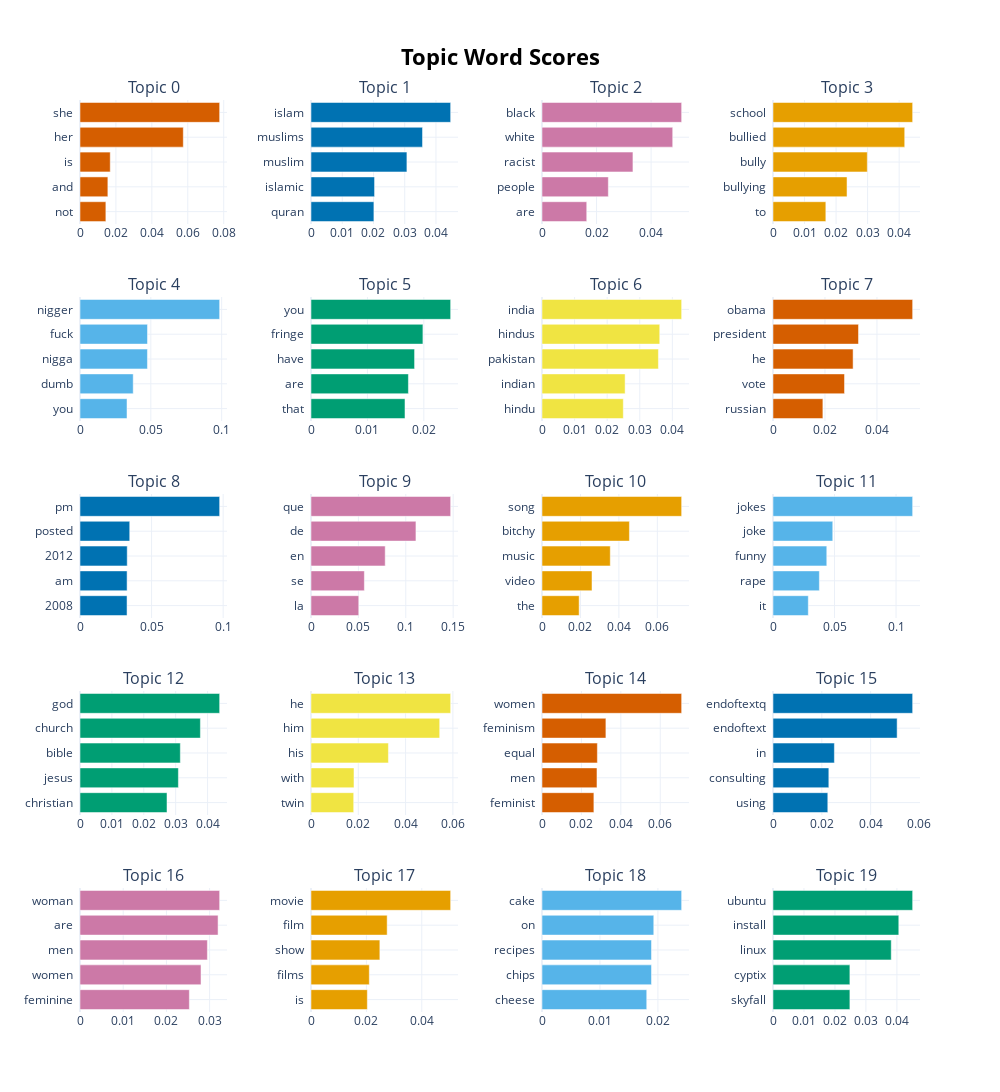

The cell this chart's notebook holds for it:
### Code cell
cleaned_topic_model.visualize_barchart(top_n_topics=20)

### Figure 1 — Plotly figure (JSON) as saved in the notebook; plotly's stock layout.template omitted (floating-point values rounded to 4 significant figures)
{"data": [{"marker": {"color": "#D55E00"}, "orientation": "h", "type": "bar", "x": [0.0144, 0.01551, 0.01684, 0.0575, 0.07774], "xaxis": "x", "y": ["not  ", "and  ", "is  ", "her  ", "she  "], "yaxis": "y"}, {"marker": {"color": "#0072B2"}, "orientation": "h", "type": "bar", "x": [0.02013, 0.02034, 0.0307, 0.03569, 0.0447], "xaxis": "x2", "y": ["quran  ", "islamic  ", "muslim  ", "muslims  ", "islam  "], "yaxis": "y2"}, {"marker": {"color": "#CC79A7"}, "orientation": "h", "type": "bar", "x": [0.0164, 0.02432, 0.03334, 0.04793, 0.05121], "xaxis": "x3", "y": ["are  ", "people  ", "racist  ", "white  ", "black  "], "yaxis": "y3"}, {"marker": {"color": "#E69F00"}, "orientation": "h", "type": "bar", "x": [0.01676, 0.02348, 0.02991, 0.04177, 0.04429], "xaxis": "x4", "y": ["to  ", "bullying  ", "bully  ", "bullied  ", "school  "], "yaxis": "y4"}, {"marker": {"color": "#56B4E9"}, "orientation": "h", "type": "bar", "x": [0.03318, 0.03756, 0.0476, 0.04764, 0.09858], "xaxis": "x5", "y": ["you  ", "dumb  ", "nigga  ", "fuck  ", "nigger  "], "yaxis": "y5"}, {"marker": {"color": "#009E73"}, "orientation": "h", "type": "bar", "x": [0.01666, 0.01727, 0.01836, 0.01984, 0.02475], "xaxis": "x6", "y": ["that  ", "are  ", "have  ", "fringe  ", "you  "], "yaxis": "y6"}, {"marker": {"color": "#F0E442"}, "orientation": "h", "type": "bar", "x": [0.02495, 0.02551, 0.03573, 0.03613, 0.04286], "xaxis": "x7", "y": ["hindu  ", "indian  ", "pakistan  ", "hindus  ", "india  "], "yaxis": "y7"}, {"marker": {"color": "#D55E00"}, "orientation": "h", "type": "bar", "x": [0.0192, 0.02752, 0.03083, 0.03291, 0.05374], "xaxis": "x8", "y": ["russian  ", "vote  ", "he  ", "president  ", "obama  "], "yaxis": "y8"}, {"marker": {"color": "#0072B2"}, "orientation": "h", "type": "bar", "x": [0.03286, 0.03289, 0.03298, 0.03474, 0.09754], "xaxis": "x9", "y": ["2008  ", "am  ", "2012  ", "posted  ", "pm  "], "yaxis": "y9"}, {"marker": {"color": "#CC79A7"}, "orientation": "h", "type": "bar", "x": [0.05039, 0.05631, 0.07829, 0.1107, 0.1474], "xaxis": "x10", "y": ["la  ", "se  ", "en  ", "de  ", "que  "], "yaxis": "y10"}, {"marker": {"color": "#E69F00"}, "orientation": "h", "type": "bar", "x": [0.01933, 0.02601, 0.03552, 0.04548, 0.07265], "xaxis": "x11", "y": ["the  ", "video  ", "music  ", "bitchy  ", "song  "], "yaxis": "y11"}, {"marker": {"color": "#56B4E9"}, "orientation": "h", "type": "bar", "x": [0.02869, 0.03768, 0.0437, 0.04856, 0.1135], "xaxis": "x12", "y": ["it  ", "rape  ", "funny  ", "joke  ", "jokes  "], "yaxis": "y12"}, {"marker": {"color": "#009E73"}, "orientation": "h", "type": "bar", "x": [0.02728, 0.03085, 0.03146, 0.03775, 0.04379], "xaxis": "x13", "y": ["christian  ", "jesus  ", "bible  ", "church  ", "god  "], "yaxis": "y13"}, {"marker": {"color": "#F0E442"}, "orientation": "h", "type": "bar", "x": [0.01806, 0.01818, 0.03274, 0.05442, 0.05905], "xaxis": "x14", "y": ["twin  ", "with  ", "his  ", "him  ", "he  "], "yaxis": "y14"}, {"marker": {"color": "#D55E00"}, "orientation": "h", "type": "bar", "x": [0.02633, 0.0279, 0.02809, 0.03242, 0.07085], "xaxis": "x15", "y": ["feminist  ", "men  ", "equal  ", "feminism  ", "women  "], "yaxis": "y15"}, {"marker": {"color": "#0072B2"}, "orientation": "h", "type": "bar", "x": [0.02245, 0.02287, 0.02515, 0.05086, 0.05721], "xaxis": "x16", "y": ["using  ", "consulting  ", "in  ", "endoftext  ", "endoftextq  "], "yaxis": "y16"}, {"marker": {"color": "#CC79A7"}, "orientation": "h", "type": "bar", "x": [0.02531, 0.02801, 0.02949, 0.03196, 0.03232], "xaxis": "x17", "y": ["feminine  ", "women  ", "men  ", "are  ", "woman  "], "yaxis": "y17"}, {"marker": {"color": "#E69F00"}, "orientation": "h", "type": "bar", "x": [0.02034, 0.02106, 0.02486, 0.0275, 0.05043], "xaxis": "x18", "y": ["is  ", "films  ", "show  ", "film  ", "movie  "], "yaxis": "y18"}, {"marker": {"color": "#56B4E9"}, "orientation": "h", "type": "bar", "x": [0.01807, 0.0189, 0.0189, 0.01929, 0.0241], "xaxis": "x19", "y": ["cheese  ", "chips  ", "recipes  ", "on  ", "cake  "], "yaxis": "y19"}, {"marker": {"color": "#009E73"}, "orientation": "h", "type": "bar", "x": [0.02482, 0.02482, 0.03817, 0.04061, 0.04508], "xaxis": "x20", "y": ["skyfall  ", "cyptix  ", "linux  ", "install  ", "ubuntu  "], "yaxis": "y20"}], "layout": {"annotations": [{"font": {"size": 16}, "showarrow": false, "text": "Topic 0", "x": 0.0875, "xanchor": "center", "xref": "paper", "y": 1.0, "yanchor": "bottom", "yref": "paper"}, {"font": {"size": 16}, "showarrow": false, "text": "Topic 1", "x": 0.3625, "xanchor": "center", "xref": "paper", "y": 1.0, "yanchor": "bottom", "yref": "paper"}, {"font": {"size": 16}, "showarrow": false, "text": "Topic 2", "x": 0.6375, "xanchor": "center", "xref": "paper", "y": 1.0, "yanchor": "bottom", "yref": "paper"}, {"font": {"size": 16}, "showarrow": false, "text": "Topic 3", "x": 0.9125, "xanchor": "center", "xref": "paper", "y": 1.0, "yanchor": "bottom", "yref": "paper"}, {"font": {"size": 16}, "showarrow": false, "text": "Topic 4", "x": 0.0875, "xanchor": "center", "xref": "paper", "y": 0.784, "yanchor": "bottom", "yref": "paper"}, {"font": {"size": 16}, "showarrow": false, "text": "Topic 5", "x": 0.3625, "xanchor": "center", "xref": "paper", "y": 0.784, "yanchor": "bottom", "yref": "paper"}, {"font": {"size": 16}, "showarrow": false, "text": "Topic 6", "x": 0.6375, "xanchor": "center", "xref": "paper", "y": 0.784, "yanchor": "bottom", "yref": "paper"}, {"font": {"size": 16}, "showarrow": false, "text": "Topic 7", "x": 0.9125, "xanchor": "center", "xref": "paper", "y": 0.784, "yanchor": "bottom", "yref": "paper"}, {"font": {"size": 16}, "showarrow": false, "text": "Topic 8", "x": 0.0875, "xanchor": "center", "xref": "paper", "y": 0.568, "yanchor": "bottom", "yref": "paper"}, {"font": {"size": 16}, "showarrow": false, "text": "Topic 9", "x": 0.3625, "xanchor": "center", "xref": "paper", "y": 0.568, "yanchor": "bottom", "yref": "paper"}, {"font": {"size": 16}, "showarrow": false, "text": "Topic 10", "x": 0.6375, "xanchor": "center", "xref": "paper", "y": 0.568, "yanchor": "bottom", "yref": "paper"}, {"font": {"size": 16}, "showarrow": false, "text": "Topic 11", "x": 0.9125, "xanchor": "center", "xref": "paper", "y": 0.568, "yanchor": "bottom", "yref": "paper"}, {"font": {"size": 16}, "showarrow": false, "text": "Topic 12", "x": 0.0875, "xanchor": "center", "xref": "paper", "y": 0.352, "yanchor": "bottom", "yref": "paper"}, {"font": {"size": 16}, "showarrow": false, "text": "Topic 13", "x": 0.3625, "xanchor": "center", "xref": "paper", "y": 0.352, "yanchor": "bottom", "yref": "paper"}, {"font": {"size": 16}, "showarrow": false, "text": "Topic 14", "x": 0.6375, "xanchor": "center", "xref": "paper", "y": 0.352, "yanchor": "bottom", "yref": "paper"}, {"font": {"size": 16}, "showarrow": false, "text": "Topic 15", "x": 0.9125, "xanchor": "center", "xref": "paper", "y": 0.352, "yanchor": "bottom", "yref": "paper"}, {"font": {"size": 16}, "showarrow": false, "text": "Topic 16", "x": 0.0875, "xanchor": "center", "xref": "paper", "y": 0.136, "yanchor": "bottom", "yref": "paper"}, {"font": {"size": 16}, "showarrow": false, "text": "Topic 17", "x": 0.3625, "xanchor": "center", "xref": "paper", "y": 0.136, "yanchor": "bottom", "yref": "paper"}, {"font": {"size": 16}, "showarrow": false, "text": "Topic 18", "x": 0.6375, "xanchor": "center", "xref": "paper", "y": 0.136, "yanchor": "bottom", "yref": "paper"}, {"font": {"size": 16}, "showarrow": false, "text": "Topic 19", "x": 0.9125, "xanchor": "center", "xref": "paper", "y": 0.136, "yanchor": "bottom", "yref": "paper"}], "height": 1250, "hoverlabel": {"bgcolor": "white", "font": {"family": "Rockwell", "size": 16}}, "showlegend": false, "title": {"font": {"color": "Black", "size": 22}, "text": "<b>Topic Word Scores", "x": 0.5, "xanchor": "center", "yanchor": "top"}, "width": 1000, "xaxis": {"anchor": "y", "autorange": true, "domain": [0, 0.175], "range": [0, 0.08183], "showgrid": true, "type": "linear"}, "xaxis10": {"anchor": "y10", "autorange": true, "domain": [0.275, 0.45], "range": [0, 0.1551], "showgrid": true, "type": "linear"}, "xaxis11": {"anchor": "y11", "autorange": true, "domain": [0.55, 0.725], "range": [0, 0.07648], "showgrid": true, "type": "linear"}, "xaxis12": {"anchor": "y12", "autorange": true, "domain": [0.825, 1], "range": [0, 0.1195], "showgrid": true, "type": "linear"}, "xaxis13": {"anchor": "y13", "autorange": true, "domain": [0, 0.175], "range": [0, 0.04609], "showgrid": true, "type": "linear"}, "xaxis14": {"anchor": "y14", "autorange": true, "domain": [0.275, 0.45], "range": [0, 0.06216], "showgrid": true, "type": "linear"}, "xaxis15": {"anchor": "y15", "autorange": true, "domain": [0.55, 0.725], "range": [0, 0.07458], "showgrid": true, "type": "linear"}, "xaxis16": {"anchor": "y16", "autorange": true, "domain": [0.825, 1], "range": [0, 0.06023], "showgrid": true, "type": "linear"}, "xaxis17": {"anchor": "y17", "autorange": true, "domain": [0, 0.175], "range": [0, 0.03403], "showgrid": true, "type": "linear"}, "xaxis18": {"anchor": "y18", "autorange": true, "domain": [0.275, 0.45], "range": [0, 0.05309], "showgrid": true, "type": "linear"}, "xaxis19": {"anchor": "y19", "autorange": true, "domain": [0.55, 0.725], "range": [0, 0.02537], "showgrid": true, "type": "linear"}, "xaxis2": {"anchor": "y2", "autorange": true, "domain": [0.275, 0.45], "range": [0, 0.04705], "showgrid": true, "type": "linear"}, "xaxis20": {"anchor": "y20", "autorange": true, "domain": [0.825, 1], "range": [0, 0.04746], "showgrid": true, "type": "linear"}, "xaxis3": {"anchor": "y3", "autorange": true, "domain": [0.55, 0.725], "range": [0, 0.0539], "showgrid": true, "type": "linear"}, "xaxis4": {"anchor": "y4", "autorange": true, "domain": [0.825, 1], "range": [0, 0.04662], "showgrid": true, "type": "linear"}, "xaxis5": {"anchor": "y5", "autorange": true, "domain": [0, 0.175], "range": [0, 0.1038], "showgrid": true, "type": "linear"}, "xaxis6": {"anchor": "y6", "autorange": true, "domain": [0.275, 0.45], "range": [0, 0.02606], "showgrid": true, "type": "linear"}, "xaxis7": {"anchor": "y7", "autorange": true, "domain": [0.55, 0.725], "range": [0, 0.04511], "showgrid": true, "type": "linear"}, "xaxis8": {"anchor": "y8", "autorange": true, "domain": [0.825, 1], "range": [0, 0.05657], "showgrid": true, "type": "linear"}, "xaxis9": {"anchor": "y9", "autorange": true, "domain": [0, 0.175], "range": [0, 0.1027], "showgrid": true, "type": "linear"}, "yaxis": {"anchor": "x", "autorange": true, "domain": [0.864, 1.0], "range": [-0.5, 4.5], "showgrid": true, "type": "category"}, "yaxis10": {"anchor": "x10", "autorange": true, "domain": [0.432, 0.568], "range": [-0.5, 4.5], "showgrid": true, "type": "category"}, "yaxis11": {"anchor": "x11", "autorange": true, "domain": [0.432, 0.568], "range": [-0.5, 4.5], "showgrid": true, "type": "category"}, "yaxis12": {"anchor": "x12", "autorange": true, "domain": [0.432, 0.568], "range": [-0.5, 4.5], "showgrid": true, "type": "category"}, "yaxis13": {"anchor": "x13", "autorange": true, "domain": [0.216, 0.352], "range": [-0.5, 4.5], "showgrid": true, "type": "category"}, "yaxis14": {"anchor": "x14", "autorange": true, "domain": [0.216, 0.352], "range": [-0.5, 4.5], "showgrid": true, "type": "category"}, "yaxis15": {"anchor": "x15", "autorange": true, "domain": [0.216, 0.352], "range": [-0.5, 4.5], "showgrid": true, "type": "category"}, "yaxis16": {"anchor": "x16", "autorange": true, "domain": [0.216, 0.352], "range": [-0.5, 4.5], "showgrid": true, "type": "category"}, "yaxis17": {"anchor": "x17", "autorange": true, "domain": [0, 0.136], "range": [-0.5, 4.5], "showgrid": true, "type": "category"}, "yaxis18": {"anchor": "x18", "autorange": true, "domain": [0, 0.136], "range": [-0.5, 4.5], "showgrid": true, "type": "category"}, "yaxis19": {"anchor": "x19", "autorange": true, "domain": [0, 0.136], "range": [-0.5, 4.5], "showgrid": true, "type": "category"}, "yaxis2": {"anchor": "x2", "autorange": true, "domain": [0.864, 1.0], "range": [-0.5, 4.5], "showgrid": true, "type": "category"}, "yaxis20": {"anchor": "x20", "autorange": true, "domain": [0, 0.136], "range": [-0.5, 4.5], "showgrid": true, "type": "category"}, "yaxis3": {"anchor": "x3", "autorange": true, "domain": [0.864, 1.0], "range": [-0.5, 4.5], "showgrid": true, "type": "category"}, "yaxis4": {"anchor": "x4", "autorange": true, "domain": [0.864, 1.0], "range": [-0.5, 4.5], "showgrid": true, "type": "category"}, "yaxis5": {"anchor": "x5", "autorange": true, "domain": [0.648, 0.784], "range": [-0.5, 4.5], "showgrid": true, "type": "category"}, "yaxis6": {"anchor": "x6", "autorange": true, "domain": [0.648, 0.784], "range": [-0.5, 4.5], "showgrid": true, "type": "category"}, "yaxis7": {"anchor": "x7", "autorange": true, "domain": [0.648, 0.784], "range": [-0.5, 4.5], "showgrid": true, "type": "category"}, "yaxis8": {"anchor": "x8", "autorange": true, "domain": [0.648, 0.784], "range": [-0.5, 4.5], "showgrid": true, "type": "category"}, "yaxis9": {"anchor": "x9", "autorange": true, "domain": [0.432, 0.568], "range": [-0.5, 4.5], "showgrid": true, "type": "category"}}}
